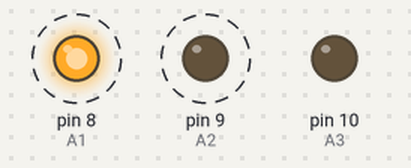
This sketch was run on a simulated Arduino Uno, built with avr-gcc and run on an emulated ATmega328P. Parts: output pins drawn as LEDs (lit = HIGH). Dashed ring = blinking.

Above: at 0.5 s.
Timing chart, 0 to 4.6 s (numbered marks = the images above):
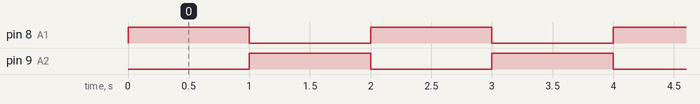

The sketch:

74hc138n.ino
```cpp
void setup()
{
    // put your setup code here, to run once:
    pinMode(8, OUTPUT); // A1
    pinMode(9, OUTPUT); // A2
    pinMode(10, OUTPUT); // A3
}

void loop()
{
    // put your main code here, to run repeatedly:
    // digitalWrite(8, LOW);
    // digitalWrite(9, LOW);
    // digitalWrite(10, LOW);
    // delay(1000);
    digitalWrite(8, HIGH);
    digitalWrite(9, LOW);
    digitalWrite(10, LOW);
    delay(1000);
    digitalWrite(8, LOW);
    digitalWrite(9, HIGH);
    digitalWrite(10, LOW);
    delay(1000);
}
```

Measured:
- by itself, pin 8 (A1), pin 9 (A2): alternates HIGH for 1.0 s and LOW for 1.0 s
